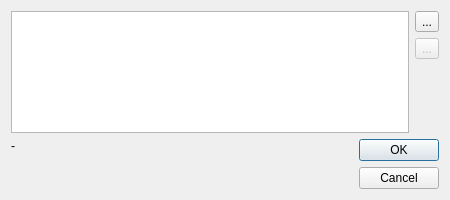
<?xml version="1.0" encoding="UTF-8"?>
<ui version="4.0">
 <class>IRouterRoutinoPathSetup</class>
 <widget class="QDialog" name="IRouterRoutinoPathSetup">
  <property name="geometry">
   <rect>
    <x>0</x>
    <y>0</y>
    <width>450</width>
    <height>200</height>
   </rect>
  </property>
  <property name="windowTitle">
   <string>Setup Routino database...</string>
  </property>
  <layout class="QVBoxLayout" name="verticalLayout_2">
   <item>
    <layout class="QHBoxLayout" name="horizontalLayout_2">
     <item>
      <widget class="QListWidget" name="listWidget"/>
     </item>
     <item>
      <layout class="QVBoxLayout" name="verticalLayout">
       <item>
        <widget class="QToolButton" name="toolAdd">
         <property name="text">
          <string>...</string>
         </property>
         <property name="icon">
          <iconset resource="../../../resources.qrc">
           <normaloff>:/icons/Add.svgt</normaloff>:/icons/Add.svgt</iconset>
         </property>
         <property name="iconSize">
          <size>
           <width>22</width>
           <height>22</height>
          </size>
         </property>
        </widget>
       </item>
       <item>
        <widget class="QToolButton" name="toolDelete">
         <property name="enabled">
          <bool>false</bool>
         </property>
         <property name="text">
          <string>...</string>
         </property>
         <property name="icon">
          <iconset resource="../../../resources.qrc">
           <normaloff>:/icons/DeleteMultiple.svgt</normaloff>:/icons/DeleteMultiple.svgt</iconset>
         </property>
         <property name="iconSize">
          <size>
           <width>22</width>
           <height>22</height>
          </size>
         </property>
        </widget>
       </item>
       <item>
        <spacer name="verticalSpacer">
         <property name="orientation">
          <enum>Qt::Vertical</enum>
         </property>
         <property name="sizeHint" stdset="0">
          <size>
           <width>20</width>
           <height>40</height>
          </size>
         </property>
        </spacer>
       </item>
      </layout>
     </item>
    </layout>
   </item>
   <item>
    <layout class="QHBoxLayout" name="horizontalLayout">
     <item>
      <widget class="CHelpBlock" name="helpBlock">
       <layout class="QVBoxLayout" name="layoutHelpBlock">
        <property name="leftMargin">
         <number>0</number>
        </property>
        <property name="topMargin">
         <number>0</number>
        </property>
        <property name="rightMargin">
         <number>0</number>
        </property>
        <property name="bottomMargin">
         <number>0</number>
        </property>
        <item>
         <widget class="QLabel" name="labelHelp">
          <property name="text">
           <string>-</string>
          </property>
          <property name="alignment">
           <set>Qt::AlignLeading|Qt::AlignLeft|Qt::AlignTop</set>
          </property>
          <property name="wordWrap">
           <bool>true</bool>
          </property>
         </widget>
        </item>
       </layout>
      </widget>
     </item>
     <item>
      <widget class="QDialogButtonBox" name="buttonBox">
       <property name="orientation">
        <enum>Qt::Vertical</enum>
       </property>
       <property name="standardButtons">
        <set>QDialogButtonBox::Cancel|QDialogButtonBox::Ok</set>
       </property>
      </widget>
     </item>
    </layout>
   </item>
  </layout>
 </widget>
 <customwidgets>
  <customwidget>
   <class>CHelpBlock</class>
   <extends>QFrame</extends>
   <header>widgets/CHelpBlock.h</header>
   <container>1</container>
  </customwidget>
 </customwidgets>
 <resources>
  <include location="../../../../resources.qrc"/>
 </resources>
 <connections>
  <connection>
   <sender>buttonBox</sender>
   <signal>accepted()</signal>
   <receiver>IRouterRoutinoPathSetup</receiver>
   <slot>accept()</slot>
   <hints>
    <hint type="sourcelabel">
     <x>248</x>
     <y>254</y>
    </hint>
    <hint type="destinationlabel">
     <x>157</x>
     <y>274</y>
    </hint>
   </hints>
  </connection>
  <connection>
   <sender>buttonBox</sender>
   <signal>rejected()</signal>
   <receiver>IRouterRoutinoPathSetup</receiver>
   <slot>reject()</slot>
   <hints>
    <hint type="sourcelabel">
     <x>316</x>
     <y>260</y>
    </hint>
    <hint type="destinationlabel">
     <x>286</x>
     <y>274</y>
    </hint>
   </hints>
  </connection>
 </connections>
</ui>
